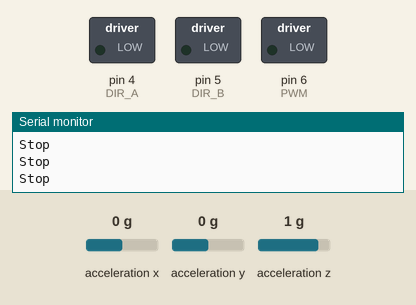
This sketch was run on a simulated Arduino Uno, built for the host (arithmetic inside an expression is 32-bit, double 64-bit). On the bench: switched loads named in the sketch (green lamp = pin HIGH), the last lines printed to the serial monitor. The inputs (shaded band) are chosen by the test bench; at power-on: acceleration y 0 g, acceleration x 0 g, acceleration z 1 g.

Above: at 1.2 s.
1.3 s: acceleration y set to -0.9 g
2.8 s: acceleration y set to -1.2 g
At 3.2 s:
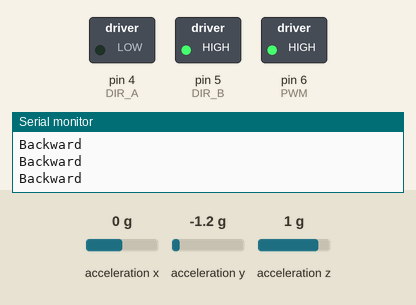
4.3 s: acceleration y set to -0.8 g
At 5.5 s:
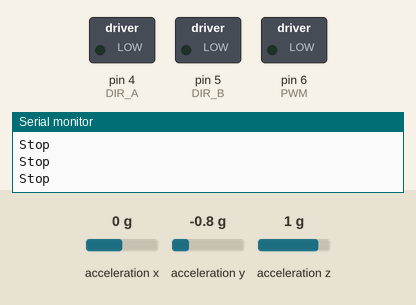
5.8 s: acceleration y set to 0.9 g
7.3 s: acceleration y set to 1.2 g
At 8.4 s:
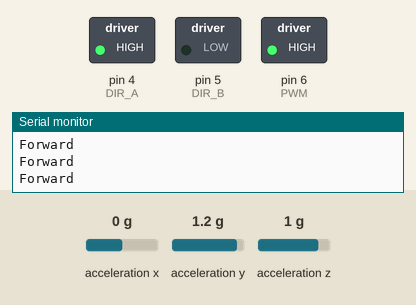
8.8 s: acceleration y set to -1.4 g
At 9.8 s:
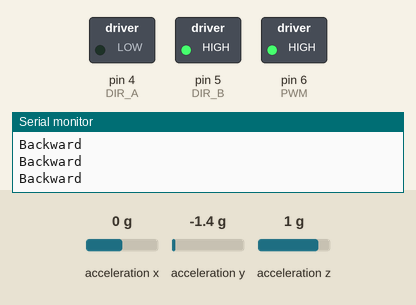
Timing chart, 0 to 11.3 s (numbered marks = the images above; inputs shaded):
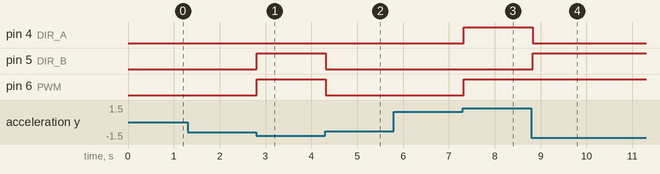

Measured:
- the behaviour switches between -1 and -1.1 g on acceleration y (found by bisection; images 0 and 1)
- the behaviour switches between -1 and -0.9 g on acceleration y (found by bisection; images 1 and 2)
- the behaviour switches between 1 and 1.1 g on acceleration y (found by bisection; images 2 and 3)
- after the input at 2.8 s, pin 5 (DIR_B), pin 6 (PWM): LOW → HIGH at once
- after the input at 4.3 s, pin 5 (DIR_B), pin 6 (PWM): HIGH → LOW at once
- after the input at 7.3 s, pin 4 (DIR_A), pin 6 (PWM): LOW → HIGH at once
- after the input at 8.8 s, pin 4 (DIR_A): HIGH → LOW at once; pin 5 (DIR_B): LOW → HIGH at once

The sketch:

ReadingOnBoardAccelerometerBasic.ino
```cpp
/*
  Example sketch 19
  Controlling a Motor Using an Accelerometer
  Use the on-board accelerometer of the 101 board as an input to control
  a motor based on its orientation in space. If you tilt the 101 to the left,
  the motor spins in one direction; tilted to the right, it spins the opposite direction; and if it
  is flat, the motor stops.
*/
#include "CurieIMU.h"

const int DIR_A = 4;
const int DIR_B = 5;
const int PWM = 6;
// previous orientation (for comparison). Start at (-1) to start with

void setup()
{
  //set motor control pins to OUTPUT
  pinMode(DIR_A, OUTPUT);
  pinMode(DIR_B, OUTPUT);
  pinMode(PWM, OUTPUT);
  // Start the acceleromter
  CurieIMU.begin();
  // Set the accelerometer range to 2G
  CurieIMU.setAccelerometerRange(2);

  //Sets up the serial monitor
  Serial.begin(9600);
}
void loop()
{
  // read accelerometer:
  int x = CurieIMU.readAccelerometer(X_AXIS);
  int y = CurieIMU.readAccelerometer(Y_AXIS);
  int z = CurieIMU.readAccelerometer(Z_AXIS);

  // calculate the absolute values, to determine the largest
  int absX = abs(x);
  int absY = abs(y);
  int absZ = abs(z);
  if ( (absZ > absX) && (absZ > absY))
  {
    // base orientation on Z
    if (z > 0)
    {
      brake();
      Serial.println("Stop");
      delay(100);
    }
  }

  //else if Y is greater than X and Z its on edge
  else if ( (absY > absX) && (absY > absZ))
  {
    // if Y is positive orientation (digital pins up)and is set to 1
    if (y > 0)
    {
      forward();
      Serial.println("Forward");
      delay(100);
    }
    //the Y is in the negative orientation (analog pins up) and is set to 2
    else
    {
      reverse();
      Serial.println("Backward");
      delay(100);
    }
  }
  // Add additional programs below this line
}
//custom function for driving the motor forward
void forward()
{
  digitalWrite(DIR_A, HIGH);
  digitalWrite(DIR_B, LOW);
  digitalWrite(PWM, HIGH);
}
//custom function for driving the motor in reverse
void reverse()
{
  digitalWrite(DIR_A, LOW);
  digitalWrite(DIR_B, HIGH);
  digitalWrite(PWM, HIGH);
}
//custom function for braking the motor
void brake()
{
  digitalWrite(DIR_A, LOW);
  digitalWrite(DIR_B, LOW);
  digitalWrite(PWM, LOW);
}
```
